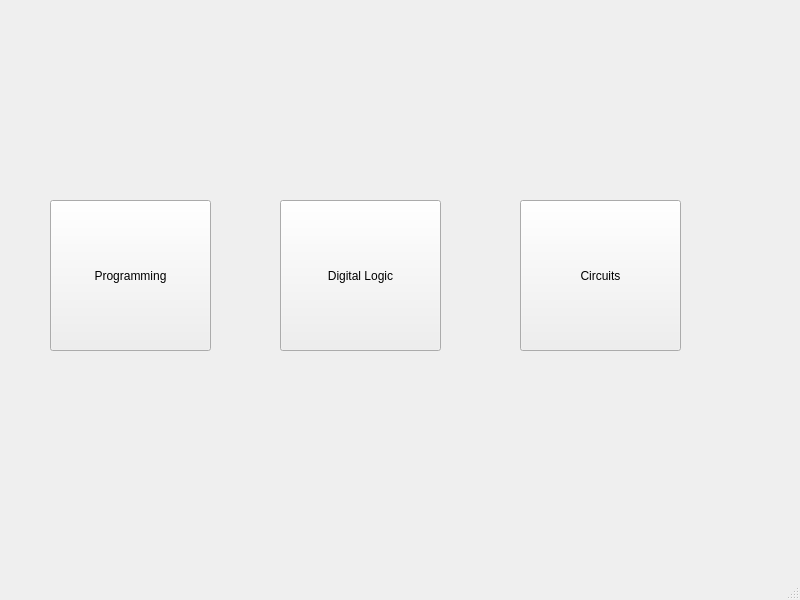
<?xml version="1.0" encoding="UTF-8"?>
<ui version="4.0">
 <class>MainWindow</class>
 <widget class="QMainWindow" name="MainWindow">
  <property name="geometry">
   <rect>
    <x>0</x>
    <y>0</y>
    <width>800</width>
    <height>600</height>
   </rect>
  </property>
  <property name="windowTitle">
   <string>MainWindow</string>
  </property>
  <widget class="QWidget" name="centralwidget">
   <widget class="QLabel" name="label_pic">
    <property name="geometry">
     <rect>
      <x>0</x>
      <y>0</y>
      <width>61</width>
      <height>51</height>
     </rect>
    </property>
    <property name="text">
     <string/>
    </property>
   </widget>
   <widget class="QPushButton" name="Programming">
    <property name="geometry">
     <rect>
      <x>50</x>
      <y>200</y>
      <width>161</width>
      <height>151</height>
     </rect>
    </property>
    <property name="text">
     <string>Programming</string>
    </property>
   </widget>
   <widget class="QPushButton" name="DigitalLogic">
    <property name="geometry">
     <rect>
      <x>280</x>
      <y>200</y>
      <width>161</width>
      <height>151</height>
     </rect>
    </property>
    <property name="text">
     <string>Digital Logic</string>
    </property>
   </widget>
   <widget class="QPushButton" name="Circuits">
    <property name="geometry">
     <rect>
      <x>520</x>
      <y>200</y>
      <width>161</width>
      <height>151</height>
     </rect>
    </property>
    <property name="text">
     <string>Circuits</string>
    </property>
   </widget>
  </widget>
  <widget class="QMenuBar" name="menubar">
   <property name="geometry">
    <rect>
     <x>0</x>
     <y>0</y>
     <width>800</width>
     <height>22</height>
    </rect>
   </property>
  </widget>
  <widget class="QStatusBar" name="statusbar"/>
 </widget>
 <resources/>
 <connections/>
</ui>
